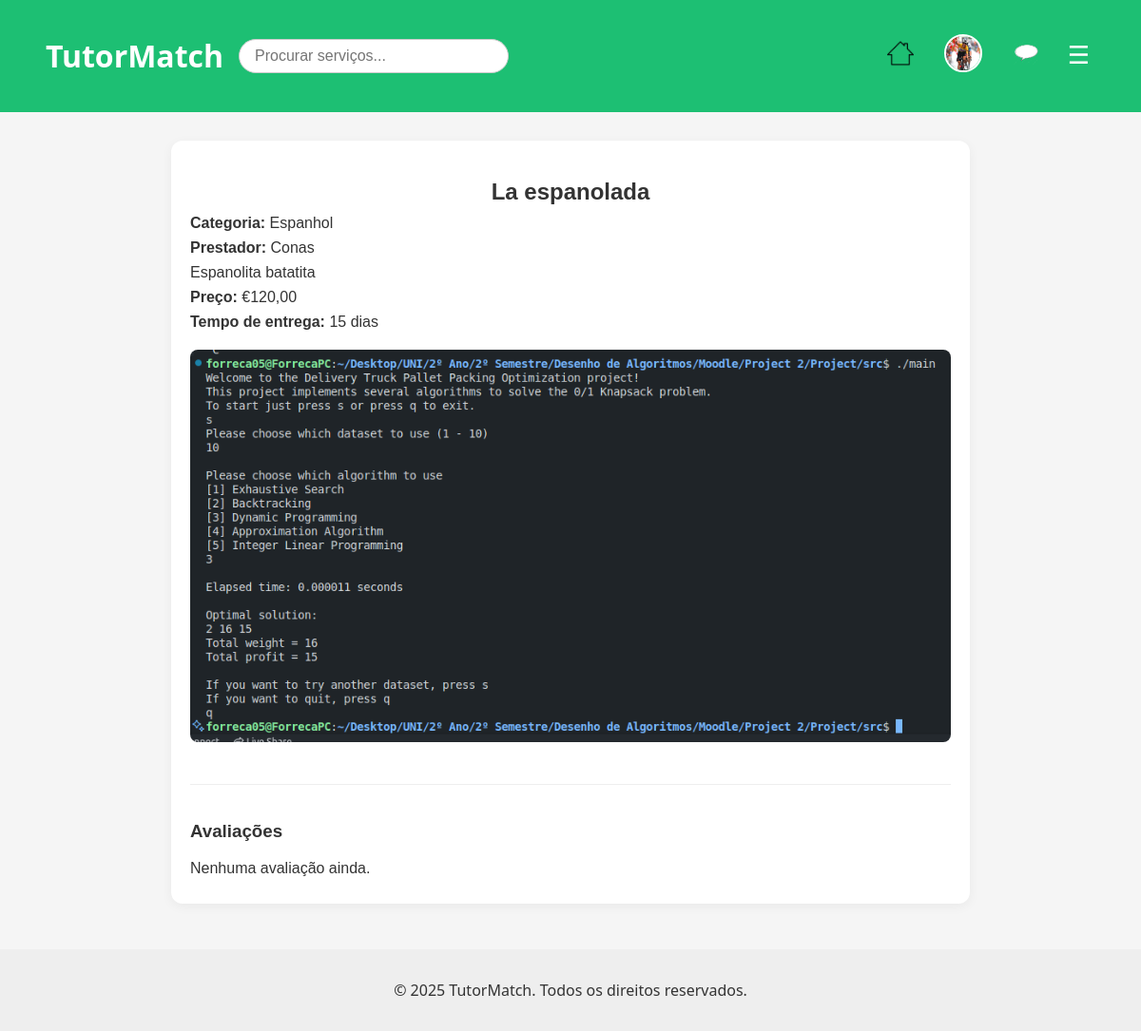
/pages/view_service.php?id=4 (signed in), run on an earlier commit of the app's database.
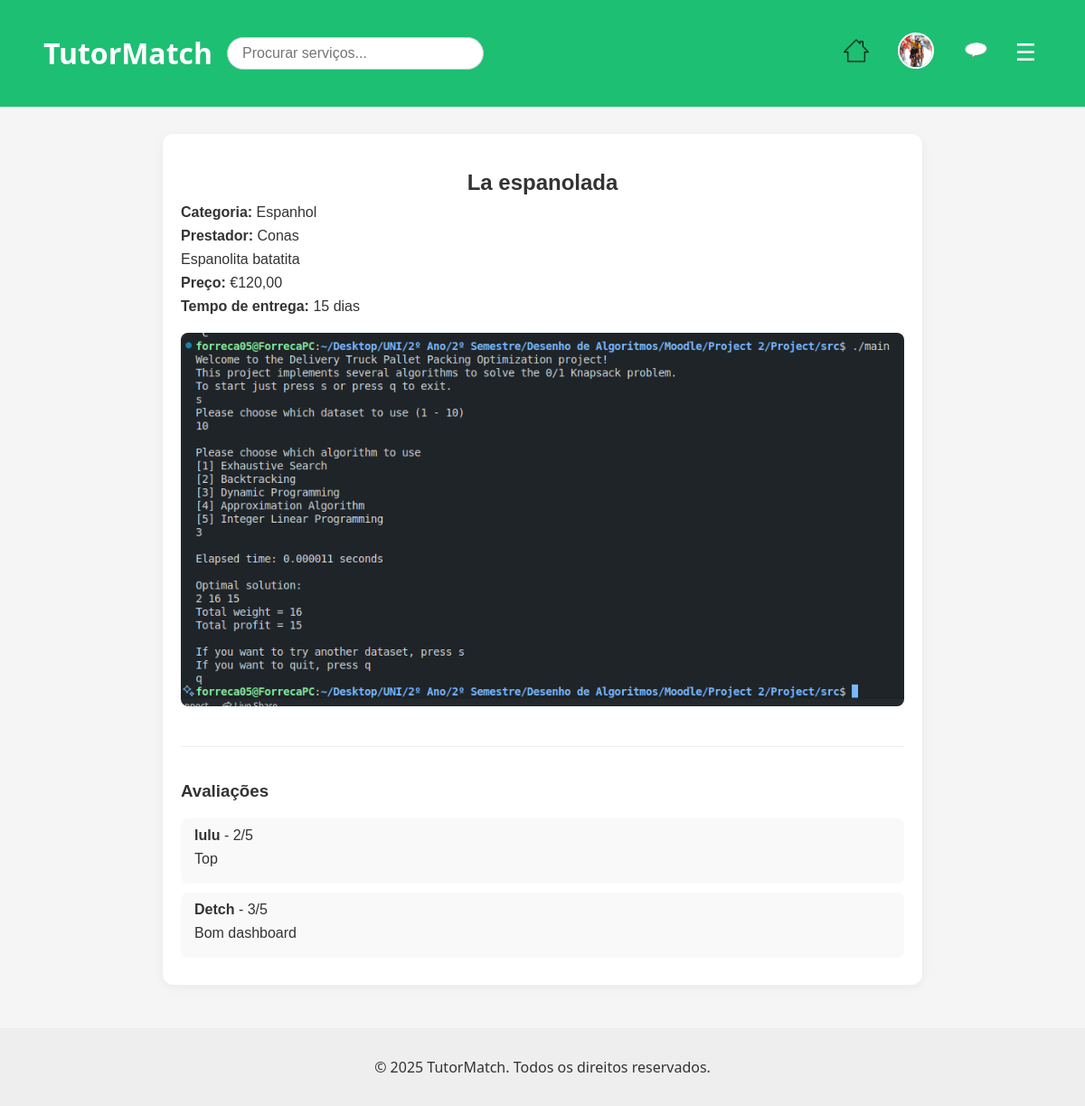
And on a later commit of the database.
### tables this page shows
CREATE TABLE services (
            id INTEGER PRIMARY KEY AUTOINCREMENT,
            user_id INT NOT NULL,
            category_id INT NOT NULL,
            title VARCHAR(255) NOT NULL,
            description TEXT NOT NULL,
            price DECIMAL(10,2) NOT NULL,
            delivery_time INT NOT NULL,
            image_path VARCHAR(255),
            created_at DATETIME DEFAULT CURRENT_TIMESTAMP,
            FOREIGN KEY (user_id) REFERENCES users(id),
            FOREIGN KEY (category_id) REFERENCES categories(id)
        );

CREATE TABLE categories (
            id INTEGER PRIMARY KEY AUTOINCREMENT,
            name TEXT NOT NULL UNIQUE
        );

CREATE TABLE users (
            id INTEGER PRIMARY KEY AUTOINCREMENT,
            username TEXT NOT NULL UNIQUE,
            password TEXT NOT NULL,
            email TEXT NOT NULL UNIQUE,
            role TEXT DEFAULT 'client', -- client, freelancer, admin
            name TEXT,
            profile_pic TEXT DEFAULT '../img/default.jpeg' -- Adiciona a coluna profile_pic
        );

CREATE TABLE reviews (
  id INTEGER PRIMARY KEY AUTOINCREMENT,
  service_id INTEGER,
  user_id INTEGER,
  rating INTEGER,
  comment TEXT,
  created_at DATETIME DEFAULT CURRENT_TIMESTAMP,
  FOREIGN KEY (service_id) REFERENCES services(id),
  FOREIGN KEY (user_id) REFERENCES users(id)
);

### pages/view_service.php (the view, shortened to what this page needs)
<?php
require_once '../database/db.php';
$service_id = intval($_GET['id']);
$stmt = $db->prepare("
    SELECT s.*, c.name AS category_name, u.username, u.id AS freelancer_id
    FROM services s
    JOIN categories c ON s.category_id = c.id
    JOIN users u ON s.user_id = u.id
    WHERE s.id = ?
");
$stmt->execute([$service_id]);
$service = $stmt->fetch();
?>
<?php include_once '../includes/header.php'; ?>
<link rel="stylesheet" href="../css/view_service.css">
<div class="view-service-container">
    <h2><?= htmlspecialchars($service['title']) ?></h2>
    <p class="category"><strong>Categoria:</strong> <?= htmlspecialchars($service['category_name']) ?></p>
    <p class="freelancer"><strong>Prestador:</strong> <?= htmlspecialchars($service['username']) ?></p>
    <p class="description"><?= nl2br(htmlspecialchars($service['description'])) ?></p>
    <p><strong>Preço:</strong> €<?= number_format($service['price'], 2, ',', '.') ?></p>
    <p><strong>Tempo de entrega:</strong> <?= htmlspecialchars($service['delivery_time']) ?> dias</p>
    <?php if (!empty($service['image_path'])): ?>
        <div class="image-wrapper">
            <img src="<?= htmlspecialchars($service['image_path']) ?>" alt="Imagem do serviço">
        </div>
    <?php endif; ?>
    <div class="review-section">
        <h3>Avaliações</h3>
        <?php
        $review_stmt = $db->prepare("
            SELECT r.*, u.username
            FROM reviews r
            JOIN users u ON r.user_id = u.id
            WHERE r.service_id = ?
            ORDER BY r.created_at DESC
        ");
        $review_stmt->execute([$service_id]);
        $reviews = $review_stmt->fetchAll();
        ?>
        <?php if (count($reviews) === 0): ?>
            <p>Nenhuma avaliação ainda.</p>
        <?php endif; ?>
        <?php foreach ($reviews as $review): ?>
            <div class="review">
                <strong><?= htmlspecialchars($review['username']) ?></strong> - <?= $review['rating'] ?>/5
                <p><?= nl2br(htmlspecialchars($review['comment'])) ?></p>
            </div>
        <?php endforeach; ?>
    </div>
</div>
<?php include_once '../includes/footer.php'; ?>

### includes/header.php (shortened to what this page needs)
<!DOCTYPE html>
<html lang="pt">
<head>
  <link rel="stylesheet" href="/css/main.css" />
  <link rel="stylesheet" href="/css/navbar.css" />
</head>
<body>
  <header>
  <div class="header-left">
    <h1><a href="/index.php">TutorMatch</a></h1>
    <form id="search-form" action="/index.php" method="GET" autocomplete="off">
      <input type="text" id="search-input" name="q" placeholder="Procurar serviços...">
    </form>
  </div>
  <nav class="navbar">
    <div class="nav-right">
        <?php if (isset($_SESSION['user_id'])): ?>
          <a href="/index.php" class="nav-icon home-icon" title="Início">
            <img src="/img/icons/home-white.png" alt="Início">
          </a>
          <a href="/pages/profile.php" class="profile-pic">
            <img src="<?= $_SESSION['profile_pic'] ?? '/img/default.jpeg' ?>" alt="Perfil">
          </a>
          <a href="/pages/conversations.php" class="nav-icon chat-icon" title="Mensagens">
            <img src="/img/icons/white-balloon.png" alt="Mensagens">
          </a>
          <button id="menu-toggle" class="menu-btn">&#9776;</button>
        <?php else: ?>
          <a href="/pages/login.php">Entrar</a>
          <a href="/pages/register.php">Registrar</a>
        <?php endif; ?>
      </div>
    </nav>
  </header>

### includes/footer.php (shortened to what this page needs)
<footer>
    <p>&copy; 2025 TutorMatch. Todos os direitos reservados.</p>
  </footer>
</body>
</html>

### css/main.css (style rules this page uses)
body { font-family: 'Segoe UI', sans-serif; margin: 0; background-color: #f5f5f5; color: #333; }

### css/navbar.css (style rules this page uses)
.navbar { display: flex; justify-content: space-between; align-items: center; background-color: #1dbf73; padding: 0.5rem 1rem; }
.nav-icon img { width: 28px; height: 28px; }
.nav-right { display: flex; align-items: center; gap: 1rem; position: relative; }
.profile-pic img { width: 36px; height: 36px; border-radius: 50%; object-fit: cover; border: 2px solid white; cursor: pointer; }
.menu-btn { font-size: 26px; background: none; border: none; color: white; cursor: pointer; margin-left: 0.5rem; }
.header-left { display: flex; align-items: center; gap: 1rem; }
#search-form { position: relative; }
#search-input { padding: 0.5rem 1rem; border: 1px solid #ccc; border-radius: 20px; width: 250px; font-size: 1rem; }

### css/view_service.css (style rules this page uses)
.view-service-container { max-width: 800px; margin: 30px auto; padding: 20px; background: #fff; border-radius: 12px; box-shadow: 0 3px 12px rgba(0, 0, 0, 0.05); font-family: Arial, sans-serif; }
.view-service-container h2 { margin-bottom: 10px; }
.view-service-container p { margin: 8px 0; }
.image-wrapper { margin: 20px 0; text-align: center; }
.image-wrapper img { max-width: 100%; border-radius: 8px; }
.review-section { margin-top: 40px; border-top: 1px solid #eee; padding-top: 20px; }
.review { background: #f9f9f9; padding: 10px 15px; margin-bottom: 10px; border-radius: 8px; }
.review strong { color: #333; }

### css/admin.css (style rules this page uses)
h2 { text-align: center; margin-bottom: 20px; }

### css/layout.css (style rules this page uses)
header { background-color: #1dbf73; padding: 1rem 2rem; color: white; display: flex; justify-content: space-between; align-items: center; }
header a { color: white; text-decoration: none; margin-left: 1rem; }
nav { display: flex; align-items: center; }
footer { margin-top: 3rem; text-align: center; padding: 1rem; background: #eee; }

### css/style.css (style rules this page uses)
body { font-family: 'Segoe UI', sans-serif; margin: 0; background-color: #f5f5f5; color: #333; }
header { background-color: #1dbf73; padding: 1rem 2rem; color: white; display: flex; justify-content: space-between; align-items: center; }
header a { color: white; text-decoration: none; margin-left: 1rem; }
nav { display: flex; align-items: center; }
footer { margin-top: 3rem; text-align: center; padding: 1rem; background: #eee; }

What changed in the data, as far as the page shows it:
added reviews: user.username "lulu", rating "2", comment "Top"
added reviews: user.username "Detch", rating "3", comment "Bom dashboard"
Also different on the page:
text no longer shown: "Nenhuma avaliação ainda."
